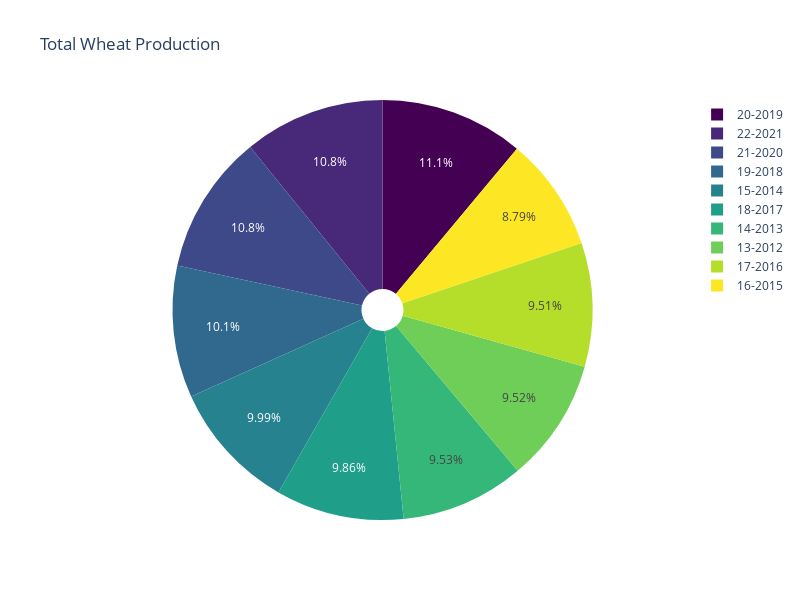

The notebook cell this image was saved under:
### Code cell
fig = px.pie(wheat_production, names='YEAR', values='Wheat_PROD.',
             title='Total Wheat Production ',
             labels={'Year': 'YEAR', 'Whaet Production': 'Wheat_PROD.'},
             color='YEAR', color_discrete_sequence=px.colors.sequential.Viridis,
             hole=0.1
             )
fig.update_layout(height=600,width=800)
fig.show()

### Figure 1 — Plotly figure (JSON) as saved in the notebook; plotly's stock layout.template omitted (floating-point values rounded to 4 significant figures)
{"data": [{"customdata": [["20-2019"], ["22-2021"], ["21-2020"], ["19-2018"], ["15-2014"], ["18-2017"], ["14-2013"], ["13-2012"], ["17-2016"], ["16-2015"]], "domain": {"x": [0, 1], "y": [0, 1]}, "hole": 0.1, "hovertemplate": "YEAR=%{customdata[0]}<br>Wheat_PROD.=%{value}<extra></extra>", "labels": ["20-2019", "22-2021", "21-2020", "19-2018", "15-2014", "18-2017", "14-2013", "13-2012", "17-2016", "16-2015"], "legendgroup": "", "marker": {"colors": ["#440154", "#482878", "#3e4989", "#31688e", "#26828e", "#1f9e89", "#35b779", "#6ece58", "#b5de2b", "#fde725"]}, "name": "", "showlegend": true, "type": "pie", "values": [2185289, 2144568, 2127276, 2005665, 1975625, 1949001, 1883147, 1882220, 1879191, 1736849]}], "layout": {"height": 600, "legend": {"tracegroupgap": 0}, "piecolorway": ["#440154", "#482878", "#3e4989", "#31688e", "#26828e", "#1f9e89", "#35b779", "#6ece58", "#b5de2b", "#fde725"], "title": {"text": "Total Wheat Production "}, "width": 800}}
